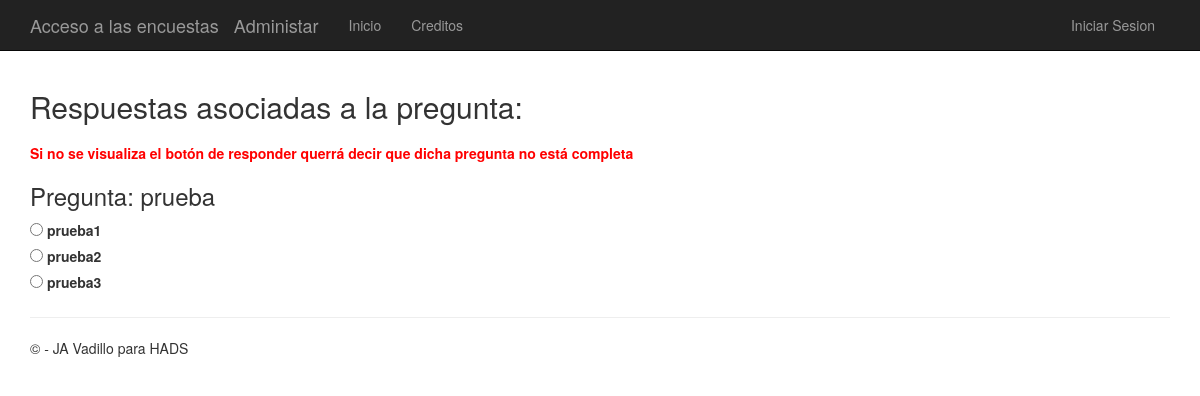
The app's page /polls/14/ with its own data.
### app/models.py (models this page shows)
class Question(models.Model):
    question_text = models.CharField(max_length=200)
    pub_date = models.DateTimeField('date published')
    tema = models.CharField(max_length=200)

class Choice(models.Model):
    question = models.ForeignKey(Question)
    choice_text = models.CharField(max_length=200)
    votes = models.IntegerField(default=0)
    Correcta=models.BooleanField()

### app/views.py (the view)
# urls.py: url(r'^polls/(?P<question_id>\d+)/$', app.views.detail, name='detail'),
def detail(request, question_id):
     question = get_object_or_404(Question, pk=question_id)
     return render(request, 'polls/detail.html', {'title':'Respuestas asociadas a la pregunta:','question': question})

### app/templates/polls/detail.html (shortened to what this page needs)
﻿{% extends "app/layout.html" %}
{% block content %}
<h2>{{ title }}</h2>
{% if not request.user.is_authenticated %}
    <p><strong style="color:red;"><b>Si no se visualiza el botón de responder querrá decir que dicha pregunta no está completa</b></strong></p>
{% endif %}
<h3>Pregunta: {{ question.question_text }}</h3>
<form id="quiz" action="{% url 'vote' question.id %}" method="post">
    {% for choice in question.choice_set.all %}
        <input type="radio" name="choice" id="choice{{ forloop.counter }}" value="{{ choice.id }}" />
        <label for="choice{{ forloop.counter }}">{{ choice.choice_text }}</label>
        <br />
    {% endfor %}
</form>
{% endblock %}

### app/static/app/content/site.css (style rules this page uses)
body { padding-top: 50px; padding-bottom: 20px; }
input, select, textarea { max-width: 280px; }

### records on screen
Question: question_text "prueba"
Choice: choice_text "prueba1"
Choice: choice_text "prueba2"
Choice: choice_text "prueba3"

### other values on screen
{{ title }} "Respuestas asociadas a la pregunta:"
